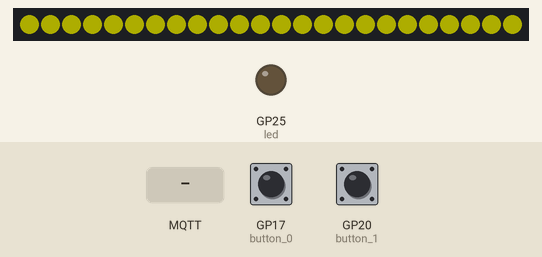
This program was run on a simulated Raspberry Pi Pico running CircuitPython. Parts: 24 RGB LEDs in strip order, left to right, output pins drawn as LEDs (lit = HIGH). The test bench sets the inputs (shaded band); at power-on: GP17 (button_0) LOW, GP20 (button_1) LOW. Dim RGB values are drawn brighter than linear; no MQTT or app messages arrive unless stated; values from a settings file that is not in the repository are placeholders; what the program prints to the serial console is not drawn.

Above: at 1.6 s.
4.0 s: GP17 (button_0) pulled HIGH for 0.15 s
7.1 s: GP17 (button_0) pulled HIGH for 1 s
At 8.6 s:
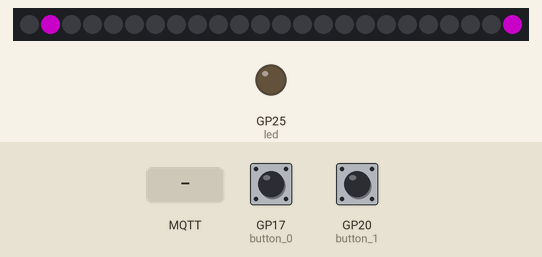
10.9 s: GP17 (button_0) pulled HIGH for 3.2 s
At 12.4 s:
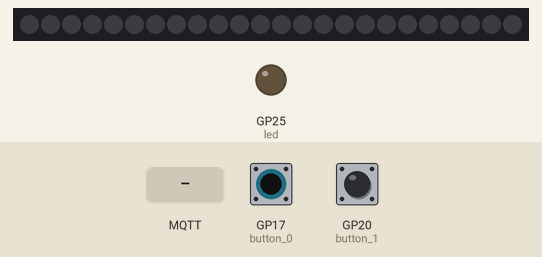
16.6 s: GP20 (button_1) pulled HIGH for 3.2 s
At 18.1 s:
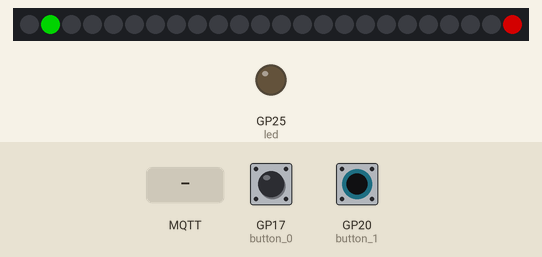
20.4 s: MQTT message "nothing" arrives on the first subscribed topic
21.9 s: GP20 (button_1) pulled HIGH for 1 s
At 25.1 s:
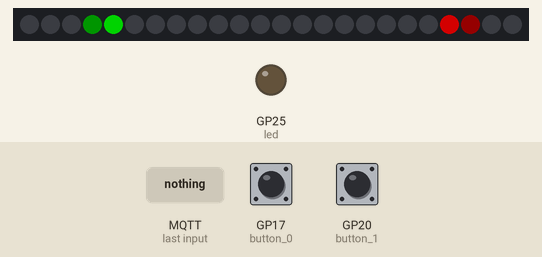
Timing chart, 0 to 25.4 s (numbered marks = the images above; inputs shaded):
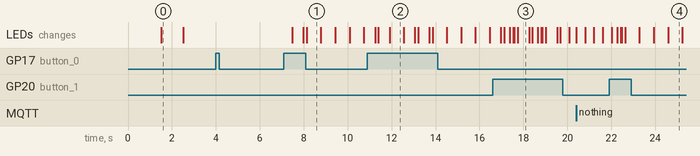

The program:

code.py
```python
import json
import os
import time

import adafruit_minimqtt.adafruit_minimqtt as MQTT
import board
import digitalio
import neopixel
import socketpool
import wifi

import effects


## TODO LIST
# - dynamic adding of effects via .env
# - indication lights/colors for wifi prob, mqtt prob, etc.
# - offline mode
# - home assistant autodiscovery? (make it an option in .env)
# - last on effect?
# - support normal RGB?

NUM_PIXELS = 24
ENGINE_CORE = 12

COLOR_OFF = (0,0,0)

pixels = neopixel.NeoPixel(board.GP16, NUM_PIXELS)
pixels.brightness = 0.5

led = digitalio.DigitalInOut(board.LED)
led.direction = digitalio.Direction.OUTPUT

# Effect Button
button_0 = digitalio.DigitalInOut(board.GP17)
button_0.switch_to_input(pull=digitalio.Pull.DOWN)
BUTTON_0 = 0

# Speed Button
button_1 = digitalio.DigitalInOut(board.GP20)
button_1.switch_to_input(pull=digitalio.Pull.DOWN)
BUTTON_1 = 1

EFFECTS, EFFECTS_ITERATIONS = effects.get_all_effect_entries(pixels, ENGINE_CORE)
EFFECTS_SIZE = len(EFFECTS_ITERATIONS)

print("All the supported effects: " + str([item for sublist in EFFECTS_ITERATIONS for item in sublist]))

STATE_ON="ON"
STATE_OFF="OFF"
class StateClass(object):
    state_on: bool = False
    entry: effects.EffectEntry = effects.NOT_FOUND_EFFECT
    effect = None # fix typing
    effect_index: int = 0
    speed_index: int = 0


    def as_mqtt_state(self):
        state = {}
        state["state"] = STATE_ON if self.state_on else STATE_OFF
        if self.entry and self.entry != effects.NOT_FOUND_EFFECT:
            state["effect"] = self.entry.full_name()
        else:
            state["effect"] = None
        return state
    def set_entry(self, entry: effects.EffectEntry):
        if entry == effects.NOT_FOUND_EFFECT or entry.full_name() == "nothing":
            self.state_on = False
            self.entry = get_by_name("nothing")
        else:
            self.state_on = True
            self.entry = entry
        pixels.fill(COLOR_OFF)
        pixels.show()
        self.effect_index = self.entry.index_effect
        self.speed_index = self.entry.index_speed
        self.effect = self.entry.effect()

the_state = StateClass()

topic_set = os.getenv("mqtt_set", "testing/warpcore/set")
topic_state = os.getenv("mqtt_state", "testing/warpcore")

def connect(mqtt_client, userdata, flags, rc):
    print("Connected to MQTT")
    print("Subscribing to %s" % topic_set)
    mqtt_client.subscribe(topic_set)
    send_state(mqtt_client)

def disconnect(mqtt_client, userdata, rc):
    print("Disconnected from MQTT")

def subscribe(mqtt_client, userdata, topic, granted_qos):
    print("Subscribed to {0} with QOS level {1}".format(topic, granted_qos))

def unsubscribe(mqtt_client, userdata, topic, pid):
    print("Unsubscribed from {0} with PID {1}".format(topic, pid))

def publish(mqtt_client, userdata, topic, pid):
    print("Published to {0}".format(topic))

def get_by_name(effect_name: str) -> effects.EffectEntry:
    if "_" not in effect_name:
        name = effect_name
        speed = ""
    else:
        name, speed = effect_name.rsplit("_", 1)
    try:
        effect_entry = EFFECTS[name][speed]
        return effect_entry
    except:
        print("Didn't find effect %s" % effect_name)
        return effects.NOT_FOUND_EFFECT

def get_by_index(effect: int, speed: int) -> effects.EffectEntry:
    try:
        effect_entry = EFFECTS_ITERATIONS[effect][speed]
        return effect_entry
    except:
        return effects.NOT_FOUND_EFFECT

def message(client, topic, message):
    print("New message on topic {0}: {1}".format(topic,message))
    payload = {}
    try:
        payload = json.loads(message)
    except ValueError:
        print("Not JSON, ignore")
        return
    process_json(payload)
    send_state(client)

def process_json(payload):
    global the_state
    if "state" in payload:
        if payload["state"] == STATE_ON:
            if "effect" in payload:
                the_state.set_entry(get_by_name(payload["effect"]))
            else:
                the_state.set_entry(get_by_index(1,0))
        else:
            the_state.set_entry(get_by_name("nothing"))
    pass # TODO: gc.collect() do we need this on RP2040?
    return True

def send_state(client):
    state = the_state.as_mqtt_state()
    print("Sending state %s" % state)
    client.publish(topic_state, json.dumps(state))

if os.getenv("hostname"):
    wifi.radio.hostname = os.getenv("hostname")
print("Connecting to %s" % os.getenv("wifi_ssid"))
wifi.radio.connect(os.getenv("wifi_ssid"), os.getenv("wifi_password"))
print("Connected to %s with address %s" % (os.getenv("wifi_ssid"), wifi.radio.ipv4_address))
# TODO: Add logic to show errors with connections *and* make it all optional


pixels.fill((100,100,0))
pixels.show()
time.sleep(1)
pixels.fill((0,0,0))
pixels.show()

# hard coding initial
the_state.set_entry(get_by_name("nothing"))

print("HI")

pool = socketpool.SocketPool(wifi.radio)
mqtt_client = MQTT.MQTT(
    broker=os.getenv("mqtt_host"),
    port=1883,
    username=os.getenv("mqtt_user"),
    password=os.getenv("mqtt_password"),
    socket_pool=pool
)

# Connect callback handlers to mqtt_client
mqtt_client.on_connect = connect
mqtt_client.on_disconnect = disconnect
mqtt_client.on_subscribe = subscribe
mqtt_client.on_unsubscribe = unsubscribe
mqtt_client.on_publish = publish
mqtt_client.on_message = message

print("Attempting to connect to %s" % mqtt_client.broker)
mqtt_client.connect()

changed = False
next_speed = 0
next_effect = 0
print("before loop")
while True:
    mqtt_client.loop(timeout=0.1)
    the_state.effect.animate()
    if button_0.value:
        next_effect = (the_state.effect_index + 1) % EFFECTS_SIZE
        next_speed = 0
        print("Changing effect")
        changed = True
    if button_1.value:
        next_speed = (the_state.speed_index + 1) % len(EFFECTS_ITERATIONS[the_state.effect_index])
        next_effect = the_state.effect_index
        print("Changing speed to " + str(next_speed))
        changed = True
    if changed:
        effect_entry = get_by_index(next_effect, next_speed)
        pixels.fill(COLOR_OFF)
        pixels.show()
        changed = False
        print("Changing to {0} {1} {2}".format(next_effect, next_speed, effect_entry.full_name()))
        the_state.set_entry(effect_entry)
        send_state(mqtt_client)
    time.sleep(0.05)
```

effects.py
```python
import time
from collections import OrderedDict, namedtuple

try:
    from typing import Any, Tuple
except ImportError:
    pass #meh
from adafruit_led_animation.animation.comet import Comet
from adafruit_led_animation.animation.rainbowcomet import RainbowComet
from neopixel import NeoPixel

DEBUG = False
COLOR_OFF = (0,0,0)


class EffectEntry(object):
    def __init__ (self, effect):
        self.effect = effect
        self.name: str = ""
        self.speed: str = ""
        self.index_effect: int = 0
        self.index_speed: int = 0

    def full_name(self):
        if not self.speed:
            return self.name
        return "%s_%s" % (self.name, self.speed)
    def __repr__(self) -> str:
        return self.full_name()
NOT_FOUND_EFFECT = EffectEntry(None)


class EffectDoNothing():
    def __init__(self, pixels: NeoPixel):
        self.pixels = pixels
    def animate(self):
        self.pixels.fill((0,0,0))
        if DEBUG:
            self.pixels[2] = (0,100,0)
        self.pixels.show()
def effect_nothing_gen(pixels: NeoPixel):
    def effect_nothing():
        e = EffectDoNothing(pixels)
        return e
    return effect_nothing

def effect_rainbow_gen(pixels: NeoPixel, speed):
    def rainbow():
        e = RainbowComet(pixels, speed=speed, reverse = True)
        return e
    return rainbow

def effect_bouncing_comet_gen(pixels: NeoPixel, speed, color: Tuple):
    def bouncing_comet():
        e = Comet(pixels, speed, color, bounce=True)
        return e
    return bouncing_comet

class EffectWarpEnterpriseD():
    def __init__(self, pixels: NeoPixel, core:int, speed, top_dim, top_bright, bottom_dim, bottom_bright):
        # Parameters
        self.pixels = pixels
        self.core = core
        self.speed = speed
        self.top_dim = top_dim
        self.top_bright = top_bright
        self.bottom_dim = bottom_dim
        self.bottom_bright = bottom_bright

        # Starting conditions
        self.start_top = self.pixels.n - 1
        # TODO: Something going on here with pixel 0 being left out
        self.start_bottom = -1 * (self.pixels.n - self.core - self.core - 1)
        self.below_steps = abs(self.start_bottom) + 3

        # Iteration
        self.new_top = self.start_top
        self.new_bottom = self.start_bottom
        self.last_top = self.new_top
        self.last_bottom = self.new_bottom
        self.reset_pixels = []
    def animate(self):
        while self.reset_pixels:
            self.pixels[self.reset_pixels.pop()] = COLOR_OFF

        if self.last_bottom > -1:
            self.pixels[self.last_bottom] = self.bottom_dim
            self.reset_pixels.append(self.last_bottom)
        if self.new_bottom < 0:
            adjust = (self.below_steps - abs(self.new_bottom)) / self.below_steps
            self.pixels[0] = tuple([_ * adjust for _ in self.bottom_bright])
        if self.new_bottom > -1:
            self.pixels[self.new_bottom] = self.bottom_bright
            self.reset_pixels.append(self.new_bottom)
        self.pixels[self.last_top] = self.top_dim
        self.pixels[self.new_top] = self.top_bright
        self.reset_pixels.append(self.last_top)
        self.reset_pixels.append(self.new_top)
        self.pixels.show()

        self.last_top = self.new_top
        self.last_bottom = self.new_bottom
        self.new_top -= 1
        self.new_bottom += 1

        if self.new_top < self.core:
            self.new_top = self.start_top
        if self.new_bottom > self.core:
            self.new_bottom = self.start_bottom
        time.sleep(self.speed)
def effect_warp_loop_entd_gen(pixels: NeoPixel, core: int, speed, top_dim, top_bright, bottom_dim, bottom_bright):
    def warp_loop():
        e = EffectWarpEnterpriseD(pixels, core, speed, top_dim, top_bright, bottom_dim, bottom_bright)
        return e
    return warp_loop
def effect_warp_loop_entd_gen_speeds(pixels: NeoPixel, core:int, speeds: list, top_dim, top_bright, bottom_dim, bottom_bright):
    items = []
    for speed in speeds:
        items.append((str(speed), EffectEntry(effect_warp_loop_entd_gen(pixels, core, speed, top_dim, top_bright, bottom_dim, bottom_bright))))
    return items

def get_all_effect_entries(pixels: NeoPixel, core: int) -> Tuple[dict[str,dict[str,EffectEntry]],list[list[EffectEntry]]]:
    print("Build effects from a module")
    # Allows for finding things by keys
    EFFECTS: dict[str, dict[str, Any]] = OrderedDict([
        ("nothing", OrderedDict([
            ("", EffectEntry(effect_nothing_gen(pixels)))
        ])),
        ("rainbow", OrderedDict([
            ("0.25", EffectEntry(effect_rainbow_gen(pixels,0.25))),
            ("0.5", EffectEntry(effect_rainbow_gen(pixels,0.5))),
            ("0.1", EffectEntry(effect_rainbow_gen(pixels,0.1)))
        ])),
        ("cometbounce_purple", OrderedDict([
            ("0.25", EffectEntry(effect_bouncing_comet_gen(pixels,0.25, (100,0,100)))),
            ("0.1", EffectEntry(effect_bouncing_comet_gen(pixels,0.1, (100,0,100))))
        ])),
        ("warpcore_blue", OrderedDict(
            effect_warp_loop_entd_gen_speeds(pixels, 12, [0.5, 0.25, 0.05],
                (0,0,40), (0,0,255), (0,0,40), (0,0,255))
        )),
        ("warpcore_purple", OrderedDict(
            effect_warp_loop_entd_gen_speeds(pixels, 12, [0.5, 0.25, 0.05],
                (40,0,40), (200,0,200), (40,0,40), (200,0,200))
        )),
        ("warpcore_xmas", OrderedDict(
            effect_warp_loop_entd_gen_speeds(pixels, 12, [0.5,0.25,0.05],
                (40,0,0), (255,0,0), (0,40,0), (0,255,0))
        ))
    ])

    # Allows to iterate
    EFFECTS_ITERATIONS = []
    i = 0
    for effect in EFFECTS.keys():
        j = 0
        all_speeds = []
        for speed in EFFECTS[effect].keys():
            effect_entry: EffectEntry = EFFECTS[effect][speed]
            effect_entry.index_effect = i
            effect_entry.index_speed = j
            effect_entry.name = effect
            effect_entry.speed = speed
            all_speeds.append(effect_entry)
            j+=1
        i+=1
        EFFECTS_ITERATIONS.append(all_speeds)

    return (EFFECTS, EFFECTS_ITERATIONS)
    # print(EFFECTS_ITERATIONS)
    # print(EFFECTS)
```

Measured:
- after the input at 4.0 s, every drawn part: stays the same
- after the input at 7.1 s, the LEDs: first change after 0.37 s (image 1 shows a later state)
- after the input at 10.9 s, the LEDs: change after 0.35 s (image 2)
- after the input at 16.6 s, the LEDs: first change after 0.38 s (image 3 shows a later state)
- after the input at 21.9 s, the LEDs: first differ from a run without the input after 0.37 s (image 4 shows a later state)
- what the display in image 0 shows lasts 1.0 s, from 1.5 s to 2.5 s
- what the display in image 1 shows lasts 0.7 s, from 8.1 s to 8.8 s
- what the display in image 2 shows lasts 0.6 s, from 11.9 s to 12.5 s
